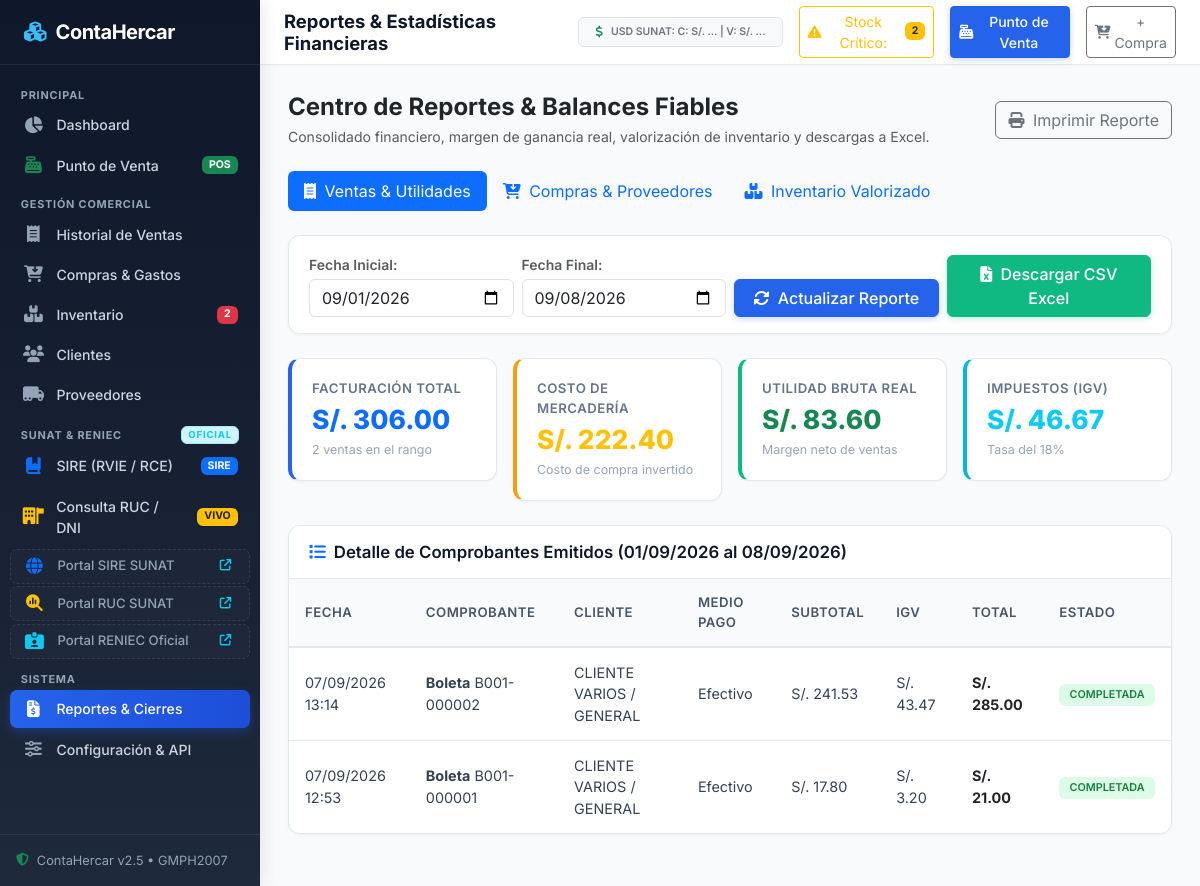
The app's page /reportes.php with its own data.
### tables this page shows
CREATE TABLE `configuracion` (
  `id` int(11) NOT NULL AUTO_INCREMENT,
  `nombre_empresa` varchar(150) NOT NULL DEFAULT 'ContaHercar S.A.C.',
  `ruc_empresa` varchar(20) NOT NULL DEFAULT '20601234567',
  `direccion` varchar(255) DEFAULT 'Av. Principal 123, Lima - Per├║',
  `telefono` varchar(50) DEFAULT '+51 987 654 321',
  `email` varchar(100) DEFAULT 'contacto@contahercar.com',
  `moneda_simbolo` varchar(10) DEFAULT 'S/.',
  `moneda_nombre` varchar(30) DEFAULT 'Soles',
  `impuesto_nombre` varchar(20) DEFAULT 'IGV',
  `impuesto_porcentaje` decimal(5,2) DEFAULT 18.00,
  `api_ruc_url` varchar(255) DEFAULT 'https://api.apis.net.pe/v2/sunat/ruc?numero={numero}',
  `api_dni_url` varchar(255) DEFAULT 'https://api.apis.net.pe/v2/reniec/dni?numero={numero}',
  `api_ruc_token` varchar(255) DEFAULT '',
  `api_ruc_provider` varchar(50) DEFAULT 'apisnet',
  `updated_at` timestamp NOT NULL DEFAULT current_timestamp() ON UPDATE current_timestamp(),
  `sire_client_id` varchar(255) DEFAULT '',
  `sire_client_secret` varchar(255) DEFAULT '',
  `sire_usuario_sol` varchar(50) DEFAULT '',
  `sire_clave_sol` varchar(50) DEFAULT '',
  `sire_ambiente` varchar(20) DEFAULT 'beta',
  PRIMARY KEY (`id`)
);

CREATE TABLE `ventas` (
  `id` int(11) NOT NULL AUTO_INCREMENT,
  `cliente_id` int(11) NOT NULL,
  `tipo_comprobante` varchar(50) DEFAULT 'Boleta',
  `serie` varchar(10) NOT NULL DEFAULT 'B001',
  `correlativo` int(11) NOT NULL,
  `fecha_venta` datetime NOT NULL DEFAULT current_timestamp(),
  `subtotal` decimal(12,2) NOT NULL DEFAULT 0.00,
  `impuesto` decimal(12,2) NOT NULL DEFAULT 0.00,
  `descuento` decimal(12,2) NOT NULL DEFAULT 0.00,
  `total` decimal(12,2) NOT NULL DEFAULT 0.00,
  `metodo_pago` varchar(50) DEFAULT 'Efectivo',
  `estado` varchar(20) DEFAULT 'COMPLETADA',
  `observaciones` text DEFAULT NULL,
  `created_at` timestamp NOT NULL DEFAULT current_timestamp(),
  PRIMARY KEY (`id`),
  KEY `cliente_id` (`cliente_id`),
  CONSTRAINT `ventas_ibfk_1` FOREIGN KEY (`cliente_id`) REFERENCES `clientes` (`id`)
);

CREATE TABLE `clientes` (
  `id` int(11) NOT NULL AUTO_INCREMENT,
  `tipo_doc` varchar(10) NOT NULL DEFAULT 'DNI',
  `num_doc` varchar(20) NOT NULL,
  `nombre_razon_social` varchar(200) NOT NULL,
  `direccion` varchar(255) DEFAULT NULL,
  `telefono` varchar(50) DEFAULT NULL,
  `email` varchar(100) DEFAULT NULL,
  `condicion` varchar(50) DEFAULT 'HABIDO',
  `estado_sunat` varchar(50) DEFAULT 'ACTIVO',
  `created_at` timestamp NOT NULL DEFAULT current_timestamp(),
  PRIMARY KEY (`id`),
  UNIQUE KEY `num_doc` (`num_doc`)
);

### config/app.php (called while the page is built, shortened)
<?php
function getSystemConfig() {
    static $config = null;
    if ($config !== null) {
        return $config;
    }
    $pdo = getDBConnection();
    $stmt = $pdo->query("SELECT * FROM configuracion ORDER BY id ASC LIMIT 1");
    $config = $stmt->fetch();
    return $config;
}
function formatMoney($amount) {
    $cfg = getSystemConfig();
    $symbol = $cfg['moneda_simbolo'] ?? 'S/.';
    return $symbol . ' ' . number_format((float)$amount, 2, '.', ',');
}
function formatDate($dateStr) {
    $time = strtotime($dateStr);
    return date('d/m/Y', $time);
}
function formatDateTime($dateTimeStr) {
    $time = strtotime($dateTimeStr);
    return date('d/m/Y H:i', $time);
}

### reportes.php (the view, shortened to what this page needs)
<?php
require_once __DIR__ . '/config/app.php';
$cfg = getSystemConfig();
require_once __DIR__ . '/includes/header.php';
$tab = $_GET['tab'] ?? 'ventas';
$fechaIni = $_GET['fecha_ini'] ?? date('Y-m-01');
$fechaFin = $_GET['fecha_fin'] ?? date('Y-m-d');
$stmtVentas = $pdo->prepare("SELECT v.*, c.nombre_razon_social as cliente_nombre
    FROM ventas v
    INNER JOIN clientes c ON v.cliente_id = c.id
    WHERE DATE(v.fecha_venta) BETWEEN ? AND ?
    ORDER BY v.fecha_venta DESC");
$stmtVentas->execute([$fechaIni, $fechaFin]);
$reporteVentas = $stmtVentas->fetchAll();
$totalVentasPeriodo = 0;
$totalImpuestosPeriodo = 0;
$ventasCompletadasCount = 0;
foreach ($reporteVentas as $rv) {
    if ($rv['estado'] === 'COMPLETADA') {
        $totalVentasPeriodo += (float)$rv['total'];
        $totalImpuestosPeriodo += (float)$rv['impuesto'];
        $ventasCompletadasCount++;
    }
}
$stmtCosto = $pdo->prepare("SELECT COALESCE(SUM(dv.costo_unitario * dv.cantidad), 0)
    FROM detalle_ventas dv
    INNER JOIN ventas v ON dv.venta_id = v.id
    WHERE v.estado = 'COMPLETADA' AND DATE(v.fecha_venta) BETWEEN ? AND ?");
$stmtCosto->execute([$fechaIni, $fechaFin]);
$costoTotalVentas = (float)$stmtCosto->fetchColumn();
$gananciaBrutaPeriodo = $totalVentasPeriodo - $costoTotalVentas;
?>
<div class="d-flex flex-wrap align-items-center justify-content-between gap-3 mb-4">
    <div>
        <h4 class="mb-1 text-dark fw-bold">Centro de Reportes & Balances Fiables</h4>
        <p class="text-muted small mb-0">Consolidado financiero, margen de ganancia real, valorización de inventario y descargas a Excel.</p>
    </div>
    <div class="d-flex gap-2">
        <button type="button" class="btn btn-outline-secondary" onclick="window.print()">
            <i class="fa fa-print me-1"></i> Imprimir Reporte
        </button>
    </div>
</div>
<ul class="nav nav-pills mb-4">
    <li class="nav-item">
        <a class="nav-link <?= ($tab === 'ventas') ? 'active' : '' ?>" href="reportes.php?tab=ventas&fecha_ini=<?= $fechaIni ?>&fecha_fin=<?= $fechaFin ?>">
            <i class="fa fa-receipt me-1"></i> Ventas & Utilidades
        </a>
    </li>
    <li class="nav-item">
        <a class="nav-link <?= ($tab === 'compras') ? 'active' : '' ?>" href="reportes.php?tab=compras&fecha_ini=<?= $fechaIni ?>&fecha_fin=<?= $fechaFin ?>">
            <i class="fa fa-cart-arrow-down me-1"></i> Compras & Proveedores
        </a>
    </li>
    <li class="nav-item">
        <a class="nav-link <?= ($tab === 'inventario') ? 'active' : '' ?>" href="reportes.php?tab=inventario">
            <i class="fa fa-boxes-stacked me-1"></i> Inventario Valorizado
        </a>
    </li>
</ul>
<?php if ($tab !== 'inventario'): ?>
    <div class="card-custom mb-4 no-print">
        <div class="card-custom-body py-3">
            <form method="GET" action="reportes.php" class="row g-2 align-items-end">
                <div class="col-6 col-md-3">
                    <label class="form-label small fw-semibold text-muted mb-1">Fecha Inicial:</label>
                    <input type="date" name="fecha_ini" class="form-control" value="<?= htmlspecialchars($fechaIni) ?>">
                </div>
                <div class="col-6 col-md-3">
                    <label class="form-label small fw-semibold text-muted mb-1">Fecha Final:</label>
                    <input type="date" name="fecha_fin" class="form-control" value="<?= htmlspecialchars($fechaFin) ?>">
                </div>
                <div class="col-6 col-md-3">
                    <button type="submit" class="btn btn-primary w-100">
                        <i class="fa fa-rotate me-1"></i> Actualizar Reporte
                    </button>
                </div>
                <div class="col-6 col-md-3 text-end">
                    <a href="reportes.php?export=<?= $tab ?>&fecha_ini=<?= $fechaIni ?>&fecha_fin=<?= $fechaFin ?>" class="btn btn-success w-100">
                        <i class="fa fa-file-excel me-1"></i> Descargar CSV Excel
                    </a>
                </div>
            </form>
        </div>
    </div>
<?php endif; ?>
<?php if ($tab === 'ventas'): ?>
    <div class="row g-3 mb-4">
        <div class="col-12 col-sm-6 col-xl-3">
            <div class="stat-card border-primary-accent">
                <div class="stat-title">Facturación Total</div>
                <div class="stat-value text-primary"><?= formatMoney($totalVentasPeriodo) ?></div>
                <div class="stat-subtitle"><?= $ventasCompletadasCount ?> ventas en el rango</div>
            </div>
        </div>
        <div class="col-12 col-sm-6 col-xl-3">
            <div class="stat-card border-warning-accent">
                <div class="stat-title">Costo de Mercadería</div>
                <div class="stat-value text-warning"><?= formatMoney($costoTotalVentas) ?></div>
                <div class="stat-subtitle">Costo de compra invertido</div>
            </div>
        </div>
        <div class="col-12 col-sm-6 col-xl-3">
            <div class="stat-card border-success-accent">
                <div class="stat-title">Utilidad Bruta Real</div>
                <div class="stat-value text-success"><?= formatMoney($gananciaBrutaPeriodo) ?></div>
                <div class="stat-subtitle">Margen neto de ventas</div>
            </div>
        </div>
        <div class="col-12 col-sm-6 col-xl-3">
            <div class="stat-card border-info-accent">
                <div class="stat-title">Impuestos (<?= $cfg['impuesto_nombre'] ?>)</div>
                <div class="stat-value text-info"><?= formatMoney($totalImpuestosPeriodo) ?></div>
                <div class="stat-subtitle">Tasa del <?= (float)$cfg['impuesto_porcentaje'] ?>%</div>
            </div>
        </div>
    </div>
    <div class="card-custom">
        <div class="card-custom-header">
            <h5><i class="fa fa-list text-primary"></i> Detalle de Comprobantes Emitidos (<?= formatDate($fechaIni) ?> al <?= formatDate($fechaFin) ?>)</h5>
        </div>
        <div class="card-custom-body p-0">
            <div class="table-responsive">
                <table class="table-custom">
                    <thead>
                        <tr>
                            <th>Fecha</th>
                            <th>Comprobante</th>
                            <th>Cliente</th>
                            <th>Medio Pago</th>
                            <th>Subtotal</th>
                            <th><?= htmlspecialchars($cfg['impuesto_nombre']) ?></th>
                            <th>Total</th>
                            <th>Estado</th>
                        </tr>
                    </thead>
                    <tbody>
                        <?php if (empty($reporteVentas)): ?>
                            <tr><td colspan="8" class="text-center py-4 text-muted">No se registran ventas en este rango.</td></tr>
                        <?php else: ?>
                            <?php foreach ($reporteVentas as $v): ?>
                                <tr>
                                    <td><?= formatDateTime($v['fecha_venta']) ?></td>
                                    <td><strong><?= $v['tipo_comprobante'] ?></strong> <?= $v['serie'] ?>-<?= str_pad($v['correlativo'], 6, '0', STR_PAD_LEFT) ?></td>
                                    <td><?= htmlspecialchars($v['cliente_nombre']) ?></td>
                                    <td><?= htmlspecialchars($v['metodo_pago']) ?></td>
                                    <td><?= formatMoney($v['subtotal']) ?></td>
                                    <td><?= formatMoney($v['impuesto']) ?></td>
                                    <td class="fw-bold text-dark"><?= formatMoney($v['total']) ?></td>
                                    <td>
                                        <span class="badge <?= $v['estado'] === 'COMPLETADA' ? 'badge-soft-success' : 'badge-soft-danger' ?>">
                                            <?= $v['estado'] ?>
                                        </span>
                                    </td>
                                </tr>
                            <?php endforeach; ?>
                        <?php endif; ?>
                    </tbody>
                </table>
            </div>
        </div>
    </div>
<?php endif; ?>
<?php include __DIR__ . '/includes/footer.php'; ?>

### assets/css/style.css (style rules this page uses)
:root { --primary: #2563eb; --primary-dark: #1d4ed8; --primary-light: #eff6ff; --secondary: #64748b; --success: #10b981; --warning: #f59e0b; --danger: #ef4444; --info: #06b6d4; --dark: #0f172a; --dark-surface: #1e293b; --light-bg: #f8fafc; --border-color: #e2e8f0; --sidebar-width: 260px; --topbar-height: 65px; }
body { font-family: 'Inter', system-ui, -apple-system, BlinkMacSystemFont, 'Segoe UI', Roboto, Oxygen, Ubuntu, Cantarell, sans-serif; background-color: var(--light-bg); color: #334155; margin: 0; padding: 0; overflow-x: hidden; }
.card-custom { background: #ffffff; border: 1px solid var(--border-color); border-radius: 0.75rem; box-shadow: 0 1px 3px rgba(0, 0, 0, 0.05); margin-bottom: 1.5rem; transition: transform 0.2s, box-shadow 0.2s; }
.card-custom-header { padding: 1rem 1.25rem; border-bottom: 1px solid var(--border-color); display: flex; align-items: center; justify-content: space-between; background-color: #ffffff; border-top-left-radius: 0.75rem; border-top-right-radius: 0.75rem; }
.card-custom-header h5 { margin: 0; font-size: 1.05rem; font-weight: 600; color: var(--dark); display: flex; align-items: center; gap: 0.5rem; }
.card-custom-body { padding: 1.25rem; }
.stat-card { background: #ffffff; border: 1px solid var(--border-color); border-radius: 0.75rem; padding: 1.25rem; position: relative; overflow: hidden; box-shadow: 0 1px 3px rgba(0, 0, 0, 0.04); transition: all 0.25s ease; }
.stat-card .stat-title { font-size: 0.825rem; font-weight: 600; text-transform: uppercase; letter-spacing: 0.5px; color: #64748b; margin-bottom: 0.35rem; }
.stat-card .stat-value { font-size: 1.65rem; font-weight: 800; color: var(--dark); line-height: 1.2; }
.stat-card .stat-subtitle { font-size: 0.78rem; color: #94a3b8; margin-top: 0.35rem; }
.stat-card.border-primary-accent { border-left: 4px solid var(--primary); }
.stat-card.border-success-accent { border-left: 4px solid var(--success); }
.stat-card.border-warning-accent { border-left: 4px solid var(--warning); }
.stat-card.border-info-accent { border-left: 4px solid var(--info); }
.table-custom { width: 100%; margin-bottom: 0; border-collapse: separate; border-spacing: 0; }
.table-custom th { background-color: #f8fafc; color: #475569; font-weight: 600; font-size: 0.825rem; text-transform: uppercase; letter-spacing: 0.5px; padding: 0.85rem 1rem; border-bottom: 2px solid var(--border-color); }
.table-custom td { padding: 0.85rem 1rem; vertical-align: middle; border-bottom: 1px solid var(--border-color); font-size: 0.9rem; }
.table-custom tr:last-child td { border-bottom: none; }
.badge-soft-success { background-color: #dcfce7; color: #15803d; font-weight: 600; padding: 0.35rem 0.65rem; border-radius: 0.375rem; }
.btn-primary { background-color: var(--primary); border-color: var(--primary); box-shadow: 0 2px 6px rgba(37, 99, 235, 0.25); font-weight: 500; }
.btn-success { background-color: var(--success); border-color: var(--success); box-shadow: 0 2px 6px rgba(16, 185, 129, 0.25); font-weight: 500; }

### records on screen
configuracion: moneda_simbolo "S/. 306.00", impuesto_nombre "IGV", moneda_simbolo "S/. 46.67", impuesto_porcentaje "18"
ventas: fecha_venta "07/09/2026 13:14", tipo_comprobante "Boleta", serie "B001", correlativo "000002", cliente.nombre_razon_social "CLIENTE VARIOS / GENERAL", metodo_pago "Efectivo", subtotal.moneda_simbolo "S/. 241.53", impuesto.moneda_simbolo "S/. 43.47", total.moneda_simbolo "S/. 285.00", estado "COMPLETADA"
ventas: fecha_venta "07/09/2026 12:53", tipo_comprobante "Boleta", serie "B001", correlativo "000001", cliente.nombre_razon_social "CLIENTE VARIOS / GENERAL", metodo_pago "Efectivo", subtotal.moneda_simbolo "S/. 17.80", impuesto.moneda_simbolo "S/. 3.20", total.moneda_simbolo "S/. 21.00", estado "COMPLETADA"

### other values on screen
$quickCounters['low_stock'] "2"
$pageTitle "Reportes & Estadísticas Financieras"
$ventasCompletadasCount "2"
formatMoney($costoTotalVentas) "S/. 222.40"
formatMoney($gananciaBrutaPeriodo) "S/. 83.60"
